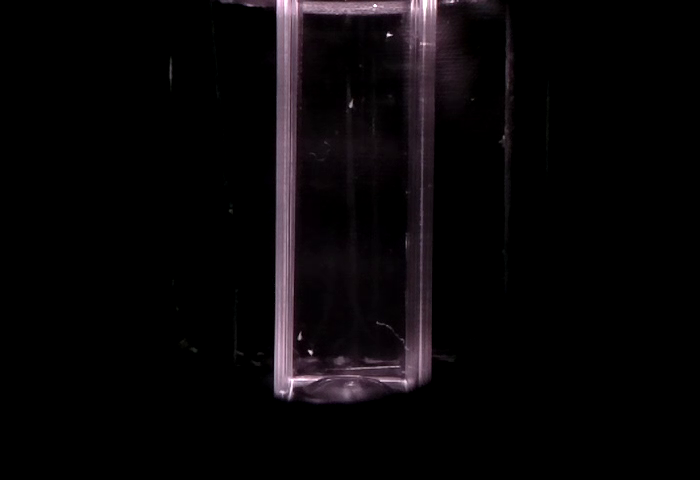
#> input picture Imagenes/img_0017.bmp, 700 x 480 px
$ python proyecto_v2.py --dataset Imagenes
#> lines starting #> are read from the running program, lines starting #| are printed output that depends on the picture; after the words box and inside, x2 and y2 are one past the last pixel; in counts of white or black regions, pixels touching at a corner belong together
import cv2
from numpy import linalg as LA
import numpy as np
from imutils import paths
import matplotlib.pyplot as plt
import argparse

ap = argparse.ArgumentParser()
ap.add_argument("-d", "--dataset", required=True, help="path to input Images")

args = vars(ap.parse_args())

print("Loading ...")

imagePaths = list(paths.list_images(args["dataset"]))
imagePaths.sort()

# Height and Weight

def graficX(img, w):

    listaX = []
    LeftX = []
    RightX = []
    X = []

    for x in range(0, w):
        if x < int(w/2):
            LeftX.append(np.sum(img[:,x]))
            X.append(x)
        else:
            RightX.append(np.sum(img[:,x]))
            X.append(x)

        listaX = LeftX + RightX

    return listaX, X, LeftX.index(max(LeftX)), RightX.index(max(RightX))

def graficY(img, h):

    listaY = []
    TopY = []
    BottomY = []
    Y = []

    for y in range(0, h):

        if y < int(h/2):
            TopY.append(np.sum(img[y,:]))
            Y.append(y)
        else:
            BottomY.append(np.sum(img[y,:]))
            Y.append(y)

        listaY = TopY + BottomY

    return listaY, Y, TopY.index(max(TopY)), BottomY.index(max(BottomY))

# Section of Kernels
def Kernels(nmKernel):

    if nmKernel == "delimitar":
        kernel = np.array([
            [-1,-1,-1,-1,-1,-1,-1],
            [-1,-1,1,1,1,-1,-1],
            [-1,1,1,1,1,1,-1],
            [-1,1,1,1,1,1,-1],
            [-1,1,1,1,1,1,-1],
            [-1,-1,1,1,1,-1,-1],
            [-1,-1,-1,-1,-1,-1,-1]])

    elif nmKernel == "filter":
        #kernel = np.array([
         #   [0,1,0],
          #  [1,1,1],
           # [0,1,0]],dtype=np.uint8)/5
        kernel = np.array([
            [1,0,1,0,1],
            [0,1,1,1,0],
            [1,1,1,1,1],
            [0,1,1,1,0],
            [1,0,1,0,1]],dtype=np.uint8)/17

    elif nmKernel == "morphology":
        kernel = cv2.getStructuringElement(cv2.MORPH_ELLIPSE, (7, 7))

    else:
        print("[INFO] Error: No ingreso el input \"nmKernel\"")

    return kernel

# Delimitar la región de Interés
def ROI(imagen):

    h, w = imagen.shape
    roi_img = np.zeros((h, w))

    for i in range(3, w - 3):
        for j in range(3, h - 3):

            if imagen[j][i]==0:
                continue

            select = imagen[j - 3 : j + 4, i - 3 : i + 4] * Kernels("delimitar")

            T = sum(sum(select))
            T1 = sum(sum(select[1 : 6, 1 : 6])) - select[1, 1] - select[1, 5] - select[5, 1] - select[5, 5]

            # Segmentando la región de interés usando umbrales T, T1
#            if (T1>21/2 and T1 < 21) and (T-T1 == -7)
            if T - T1 == -7:
                roi_img[j, i] = 1
            else:
                roi_img[j, i] = 0

    return roi_img

def histogram(axisX, X, axisY, Y):

    # Graphics using Pyplot of Matplotlib
    plt.figure(figsize=(2,2))

    plt.subplot(121)
    plt.title("EjeX")
    plt.plot(X, axisX)

    plt.subplot(122)
    plt.title("EjeY")
    plt.plot(Y, axisY)

    plt.show()

first = True
for imagePath in imagePaths:
    img = cv2.imread(imagePath)
#> img is the input picture: shape (480, 700, 3); mean B, G, R 8, 6.3, 8.6
    gray = cv2.cvtColor(img, cv2.COLOR_BGR2HLS)
#> gray: shape (480, 700, 3); mean of channels 0, 1, 2 31.7, 7.5, 20

    gray = gray[:,:,1]
#> gray: shape (480, 700)
    h,w = np.shape(gray)
#> h = 480; w = 700
    if first == True:
        ejeX, X, x_L, x_R =graficX(gray, w)
#> the loop in graficX, `for x in range(0, w):` made 700 passes
#> listaX on passes 1 to 3: [0], [0, 0], [0, 0, 0]
#> after the loop in graficX, `for x in range(0, w):`: LeftX = 350 values, max 56609 at index 284, min 0 at index 0, mean 4003.3; RightX = 350 values, max 33467 at index 71, min 0 at index 166, mean 3228.9; X = 700 values from 0 to 699
#> ejeX = 700 values, max 56609 at index 284, min 0 at index 0, mean 3616.1; X = 700 values from 0 to 699; x_L = 284; x_R = 71
        ejeY, Y, y_T, y_B = graficY(gray, h)
#> the loop in graficY, `for y in range(0, h): ` made 480 passes
#> listaY on passes 1 to 3: [22702], [22702, 25831], [22702, 25831, 29032]
#> after the loop in graficY, `for y in range(0, h):`: BottomY = 240 values, max 20117 at index 139, min 0 at index 166, mean 4353.2; TopY = 240 values, max 30291 at index 5, min 2925 at index 208, mean 6193.7; Y = 480 values from 0 to 479
#> ejeY = 480 values, max 30291 at index 5, min 0 at index 406, mean 5273.5; Y = 480 values from 0 to 479; y_T = 5; y_B = 139

        first= False

    # Determination for selection ROI

    gray = gray[y_T: y_B + h//2 , x_L : x_R + w//2]
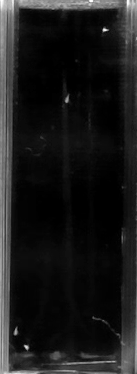
#> gray: shape (374, 137); min 0, max 255, mean 26.2
    gray = cv2.filter2D(gray, -1, Kernels("filter"))
#> in Kernels, `kernel = np.array([ [1,0,1,0,1], [0,1,1,1,0], [1,1,1,1,1], [0,1,1,1,0]..`: kernel = [[0.0588, 0, 0.0588, 0, 0.0588], [0, 0.0588, 0.0588, 0.0588, 0], [0.0588, 0.0588, 0.0588, 0.0588, 0.0588], [0, 0.0588, 0.0588, 0.0588, 0], [0.0588, 0, 0.0588, 0, 0.0588]]
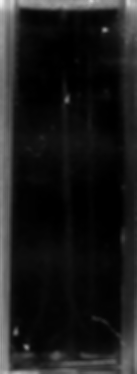
#> gray: shape (374, 137); min 0, max 241, mean 26.1
    gray = cv2.GaussianBlur(gray,(3,3),0)
    _,gray_th = cv2.threshold(gray,0,255,cv2.THRESH_BINARY | cv2.THRESH_OTSU)
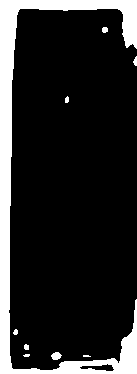
#> gray_th: shape (374, 137); 15.5% white; 9 white regions (2 under 20 px), largest, box (x1, y1, x2, y2) and area: (0, 0, 137, 374) 7743, (51, 352, 62, 360) 63, (102, 27, 108, 33) 31

    gray_th = gray_th/255

    roi_img = ROI(gray_th)
#> in ROI, `roi_img = np.zeros((h, w))`: roi_img: shape (374, 137) float64; every value is 0
#> after the loop in ROI, `for i in range(3, w - 3):`:
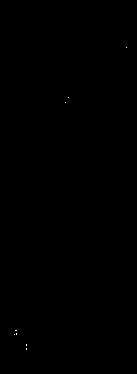
#> roi_img: shape (374, 137) float64; values 0 (black) and 1 (white), 0.02% white in thin lines or dots, all inside (x1, y1, x2, y2) = (14, 47, 127, 350)
    roi_img = cv2.morphologyEx(roi_img, cv2.MORPH_DILATE, Kernels('morphology'), iterations=2)
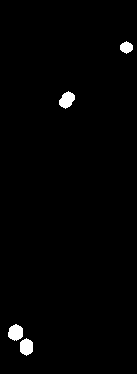
#> roi_img: shape (374, 137) float64; values 0 (black) and 1 (white), 1.3% white; 4 white regions, box (x1, y1, x2, y2) and area: (8, 324, 23, 341) 194, (59, 91, 75, 109) 188, (20, 338, 33, 356) 182, (120, 41, 133, 54) 117
    roi_img = np.array(roi_img, np.uint8)
    msk = cv2.bitwise_and(gray, gray, mask = roi_img)

    # Show of Image

    cv2.imshow("Imagen Gray", gray)
    cv2.imshow("Gray-Threshold",gray_th)
    cv2.imshow("ROI",roi_img)
    cv2.imshow("msk",msk)

    cv2.waitKey(0) & 0XFF
#> pass 2 of the loop `for imagePath in imagePaths:`:
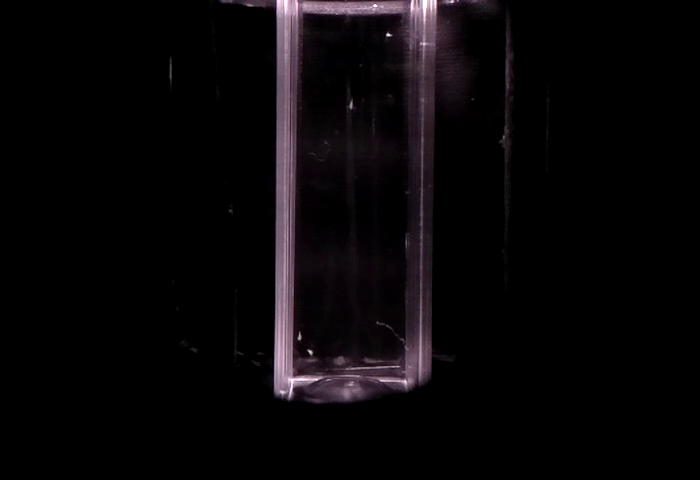
#> input picture Imagenes/img_0018.bmp, 700 x 480 px
#> img is the input picture: shape (480, 700, 3); mean B, G, R 8, 6.3, 8.6
#> `_,gray_th = cv2.threshold(gray,0,255,cv2.THRESH_BINARY | cv2.THRESH_OT..`:
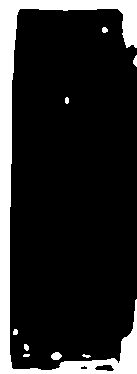
#> gray_th: shape (374, 137); 15.7% white; 9 white regions (1 under 20 px), largest, box (x1, y1, x2, y2) and area: (0, 0, 137, 374) 7812, (51, 352, 62, 360) 66, (133, 55, 137, 67) 33
#> `roi_img = cv2.morphologyEx(roi_img, cv2.MORPH_DILATE, Kernels('morphol..`:
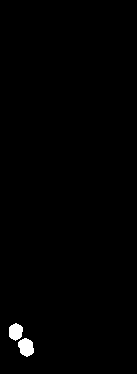
#> roi_img: shape (374, 137) float64; values 0 (black) and 1 (white), 0.81% white; 2 white regions, box (x1, y1, x2, y2) and area: (18, 338, 34, 357) 223, (9, 323, 23, 341) 191
cv2.destroyAllWindows()
